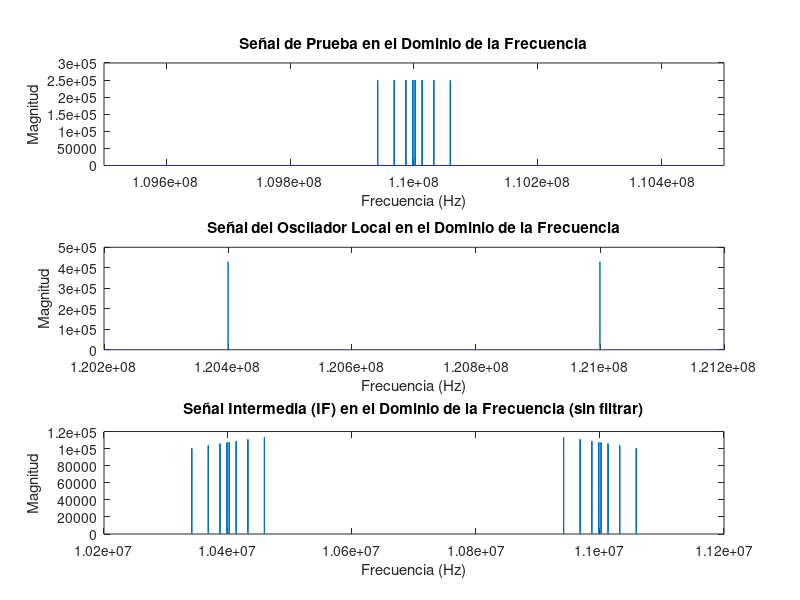
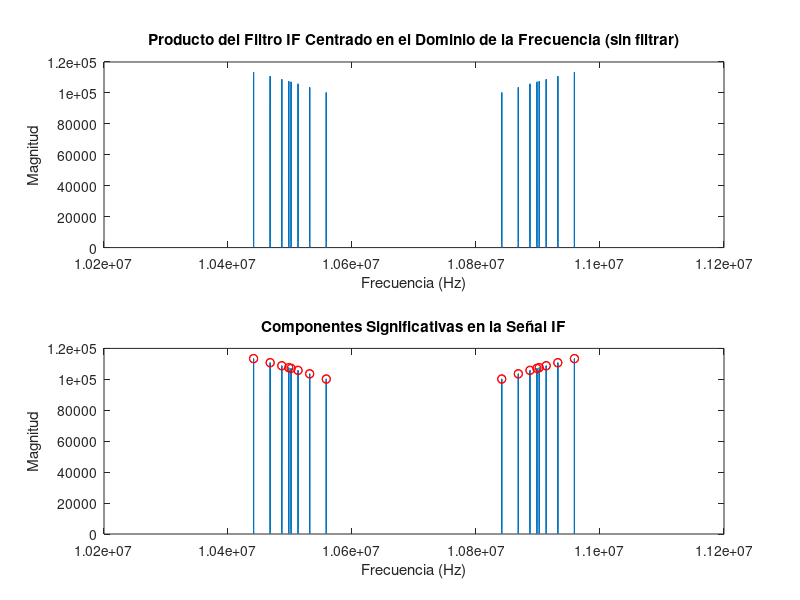

These figures' MATLAB source, in order:
pkg load signal; % Cargar el paquete de señales si está disponible

% Parámetros iniciales
fs = 1e6; % Frecuencia de muestreo (Hz)
t = linspace(0, 1, fs); % Vector de tiempo de 1 segundo

% Crear señal de prueba centrada en 110 MHz con componentes en frecuencias específicas
fc = 110e6; % Frecuencia central de 110 MHz
f1 = 1875; % Frecuencia de 1875 Hz
f2 = 13125; % Frecuencia de 13125 Hz
f3 = 31875; % Frecuencia de 31875 Hz
f4 = 58625; % Frecuencia de 58625 Hz

% Generar la señal de prueba (modulación de amplitud)
test_signal = cos(2 * pi * f1 * t) + cos(2 * pi * f2 * t) + cos(2 * pi * f3 * t) + cos(2 * pi * f4 * t);
FMmodulada = test_signal .* cos(2 * pi * fc * t);

% Transformar la señal de prueba al dominio de la frecuencia
FMmodulada_freq = fft(FMmodulada);
f_FMmodulada = linspace(-fs/2, fs/2, length(FMmodulada_freq)); % Frecuencias para la señal de prueba

% Crear oscilador local de 120.7 MHz para obtener una IF de 10.7 MHz
f_lo = 120.7e6; % Frecuencia del oscilador local
osc_lo = cos(2 * pi * f_lo * t); % Señal del oscilador local

% Transformar el oscilador local al dominio de la frecuencia
osc_lo_freq = fft(osc_lo);
f_osc_lo = linspace(-fs/2, fs/2, length(osc_lo_freq)); % Frecuencias para el oscilador local

% Mezclar la señal de prueba con el oscilador local para obtener la señal IF
IF_signal = FMmodulada .* osc_lo;

% Transformar la señal IF al dominio de la frecuencia
IF_signal_freq = fft(IF_signal);
f_IF = linspace(-fs/2, fs/2, length(IF_signal_freq)) * (fs/length(IF_signal_freq)); % Frecuencias para la señal IF

% Identificar las componentes de frecuencia significativas
magnitudes = abs(IF_signal_freq);
threshold = max(magnitudes) * 0.1; % Umbral para identificar picos significativos

% Encuentra los picos manualmente
peaks = [];
locs = [];
for i = 2:length(magnitudes)-1
    if magnitudes(i) > magnitudes(i-1) && magnitudes(i) > magnitudes(i+1) && magnitudes(i) > threshold
        peaks = [peaks; magnitudes(i)];
        locs = [locs; i];
    end
end

% Calcular el desplazamiento desde la frecuencia central
frecuencia_central = 10.7e6;
desplazamiento_derecha = max(f_IF(locs) - frecuencia_central);
desplazamiento_izquierda = min(f_IF(locs) - frecuencia_central);

disp(['Desplazamiento hacia la derecha: ', num2str(desplazamiento_derecha), ' Hz']);
disp(['Desplazamiento hacia la izquierda: ', num2str(desplazamiento_izquierda), ' Hz']);

% Valores numéricos de las componentes significativas
componentes_significativas = f_IF(locs) + frecuencia_central;
disp('Componentes significativas en la señal IF:');
disp(num2str(componentes_significativas, '%.0f'));

% Magnitudes de los picos significativos
magnitudes_picos = peaks;
disp('Magnitudes de los picos significativos:');
disp(num2str(magnitudes_picos, '%.2f'));

% Graficar las señales en el dominio de la frecuencia
figure;

% Primer grupo de gráficas
subplot(3,1,1);
plot(f_FMmodulada + fc, fftshift(abs(FMmodulada_freq)));
title('Señal de Prueba en el Dominio de la Frecuencia');
xlabel('Frecuencia (Hz)');
ylabel('Magnitud');
xlim([fc - 500e3, fc + 500e3]); % Mostrar un rango más cerrado alrededor de 110 MHz para mejor visualización

subplot(3,1,2);
plot(f_osc_lo + f_lo, fftshift(abs(osc_lo_freq)));
title('Señal del Oscilador Local en el Dominio de la Frecuencia');
xlabel('Frecuencia (Hz)');
ylabel('Magnitud');
xlim([f_lo - 500e3, f_lo + 500e3]); % Mostrar un rango más cerrado alrededor de 120.7 MHz para mejor visualización

subplot(3,1,3);
plot(f_IF + frecuencia_central, fftshift(abs(IF_signal_freq))); % Ajustar para centrar en 10.7 MHz
title('Señal Intermedia (IF) en el Dominio de la Frecuencia (sin filtrar)');
xlabel('Frecuencia (Hz)');
ylabel('Magnitud');
xlim([frecuencia_central - 500e3, frecuencia_central + 500e3]); % Mostrar un rango más cerrado alrededor de 10.7 MHz para mejor visualización

% Segundo grupo de gráficas
figure;

subplot(2,1,1);
plot(f_IF + frecuencia_central, abs(IF_signal_freq)); % Ajustar para centrar en 10.7 MHz
title('Producto del Filtro IF Centrado en el Dominio de la Frecuencia (sin filtrar)');
xlabel('Frecuencia (Hz)');
ylabel('Magnitud');
xlim([frecuencia_central - 500e3, frecuencia_central + 500e3]); % Mostrar un rango más cerrado alrededor de 10.7 MHz para mejor visualización

subplot(2,1,2);
plot(f_IF + frecuencia_central, abs(IF_signal_freq)); % Ajustar para centrar en 10.7 MHz
hold on;
plot(f_IF(locs) + frecuencia_central, peaks, 'ro'); % Marcar los picos significativos
title('Componentes Significativas en la Señal IF');
xlabel('Frecuencia (Hz)');
ylabel('Magnitud');
xlim([frecuencia_central - 500e3, frecuencia_central + 500e3]); % Mostrar un rango más cerrado alrededor de 10.7 MHz para mejor visualización
hold off;

% Verificaciones adicionales
disp('Información de la señal de prueba:');
disp(['Longitud: ', num2str(length(FMmodulada))]);
disp(['Rango de valores: ', num2str(min(FMmodulada)), ' a ', num2str(max(FMmodulada))]);

disp('Información del oscilador local:');
disp(['Longitud: ', num2str(length(osc_lo))]);
disp(['Rango de valores: ', num2str(min(osc_lo)), ' a ', num2str(max(osc_lo))]);

disp('Información de la señal IF:');
disp(['Longitud: ', num2str(length(IF_signal))]);
disp(['Rango de valores: ', num2str(min(IF_signal)), ' a ', num2str(max(IF_signal))]);
